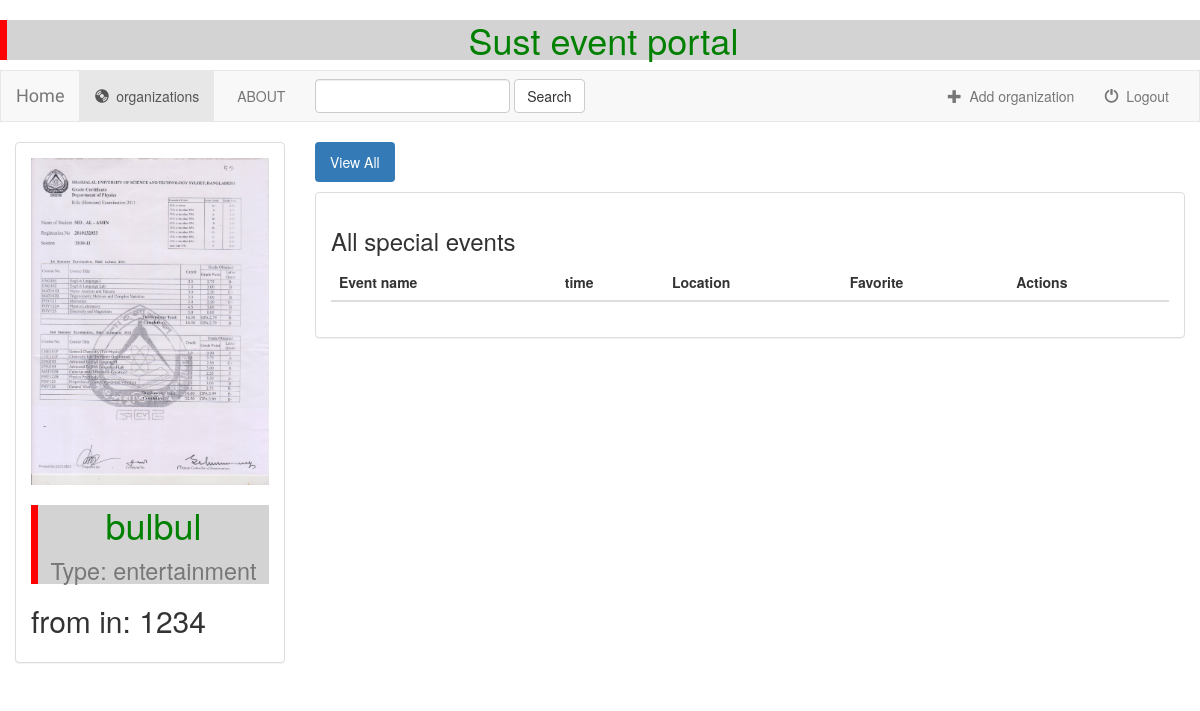
Page /organization/3/ (signed in) on the committed database.
### organization/models.py (models this page shows)
class Organization(models.Model):
    user = models.ForeignKey(User, default=1)
    established = models.CharField(max_length=250)
    organization_name = models.CharField(max_length=500)
    organization_type = models.CharField(max_length=100)
    organization_logo = models.FileField()
    is_favorite = models.BooleanField(default=False)
    def __str__(self):
        return self.organization_name + ' - ' + self.established

### organization/views.py (the view)
# urls.py: url(r'^(?P<organization_id>[0-9]+)/$', views.detail, name='detail'),
def detail(request, organization_id):
    if not request.user.is_authenticated():
        return render(request, 'organization/login.html')
    else:
        user = request.user
        organization = get_object_or_404(Organization, pk=organization_id)
        return render(request, 'organization/detail.html', {'organization': organization, 'user': user})

### organization/templates/organization/detail.html (shortened to what this page needs)
{% extends 'organization/base.html' %}
{% block organizations_active %}active{% endblock %}
{% block body %}
<div class="container-fluid special_events-container">
    <div class="row">
        <div class="col-sm-4 col-md-3">
            <div class="panel panel-default">
                <div class="panel-body">
                    <a href="{% url 'organization:detail' organization.id %}">
                        {% if organization.organization_logo %}
                            <img src="{{ organization.organization_logo.url }}" class="img-responsive">
                        {% else %}
                            <h3>No image to display</h3>
                        {% endif %}
                    </a>
                    <h1>{{ organization.organization_name }} <small>
                    </br>Type: {{ organization.organization_type }}</small></h1>
                    <h2>from in: {{ organization.established }}</h2>
                </div>
            </div>
        </div>
        <div class="col-sm-8 col-md-9">
            <ul class="nav nav-pills" style="margin-bottom: 10px;">
                <li role="presentation" class="active"><a href="{% url 'organization:detail' organization.id %}">View All</a></li>
            </ul>
            <div class="panel panel-default">
                <div class="panel-body">
                    <h3>All special events</h3>
                    <table class="table">
                        <thead>
                        <tr>
                            <th>Event name</th>
                            <th>time</th>
                            <th>Location</th>
                            <th>Favorite</th>
                            <th>Actions</th>
                        </tr>
                        </thead>
                    </table>
                </div>
            </div>
        </div>
    </div>
</div>
{% endblock %}

### organization/static/style.css (style rules this page uses)
body { background:white url("images/home.jpg"); }
h1 { color: green; text-align: center; border-left: 7px solid red; background-color: lightgrey; }

### organization/templates/organization/base.html (style rules this page uses)
h1 { color: green; text-align: center; border-left: 7px solid red; background-color: lightgrey; }

### rows in the picture
Organization: organization_logo (picture), organization_name "bulbul", organization_type "entertainment", established "1234"
